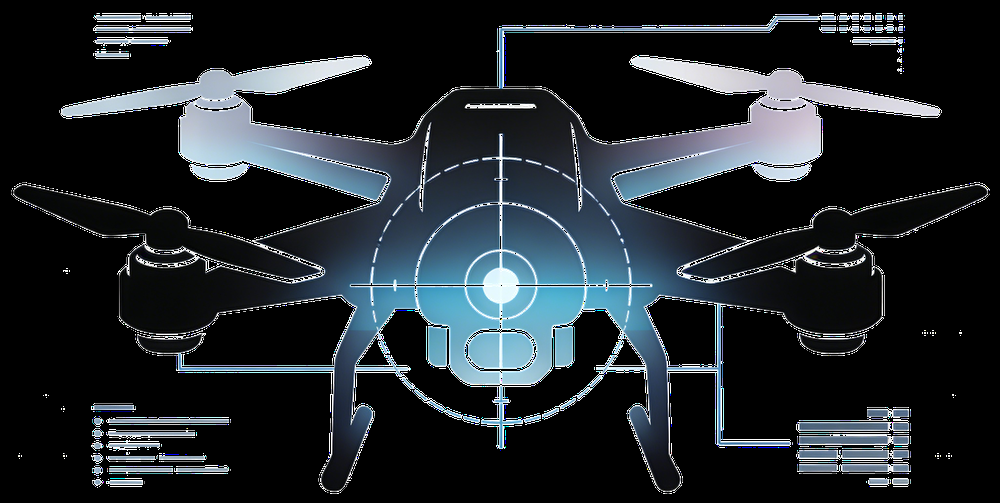
#> input picture frontend/src/assets/images/tubiao.png, 1000 x 503 px, shrunk from 2048 x 1031 before the run, found by its file name
$ python remove_bg_tool.py
#> lines starting #> are read from the running program, lines starting #| are printed output that depends on the picture
import cv2
import numpy as np
import os

def remove_background(input_path):
    print(f"Processing: {input_path}")

    # Read image
    img = cv2.imread(input_path)
#> img is the input picture: shape (503, 1000, 3); mean B, G, R 45.2, 40.4, 34.2
    if img is None:
        print(f"Error: Could not read image at {input_path}")
        return

    # Convert to RGBA (add alpha channel)
    img_rgba = cv2.cvtColor(img, cv2.COLOR_BGR2BGRA)

    # Convert to grayscale for thresholding
    gray = cv2.cvtColor(img, cv2.COLOR_BGR2GRAY)
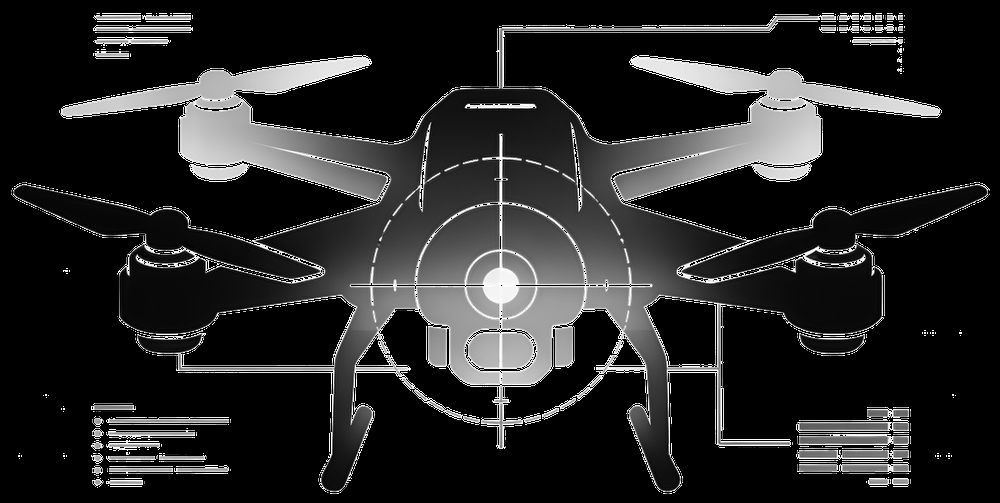
#> gray: shape (503, 1000); min 0, max 255, mean 39.1

    # Threshold to find white background (adjust 240 as needed)
    # Pixels > 240 are considered white background
    _, mask = cv2.threshold(gray, 240, 255, cv2.THRESH_BINARY)
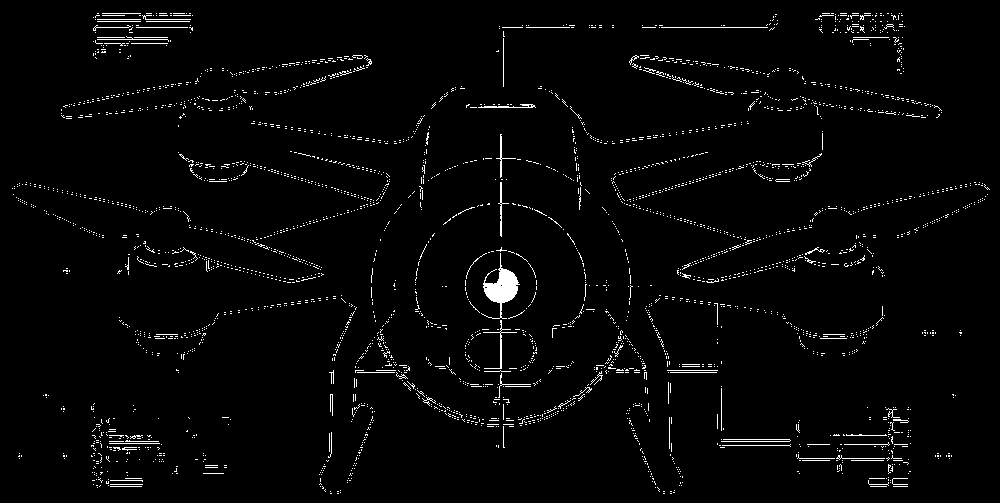
#> mask: shape (503, 1000); 2.5% white in thin lines or dots

    # Invert mask: background becomes 0, foreground becomes 255
    mask_inv = cv2.bitwise_not(mask)
#> mask_inv: shape (503, 1000); 97.5% white; black in thin lines or dots

    # Use the inverted mask as the alpha channel
    # But wait, this is simple thresholding. Let's refine it.
    # Often logos have anti-aliasing.

    # Alternative approach: make white transparent
    # Define white range
    lower_white = np.array([230, 230, 230, 255])
    upper_white = np.array([255, 255, 255, 255])

    # Create mask for white pixels
    # We need to work on BGRA image directly or mask on BGR

    # Let's use the gray mask approach, it's robust for simple logos on white.
    # Set alpha channel: 0 for white background, 255 for foreground

    # Refined mask:
    # Any pixel close to white (e.g. > 240 in all channels)
    # B > 240 and G > 240 and R > 240

    b, g, r, a = cv2.split(img_rgba)
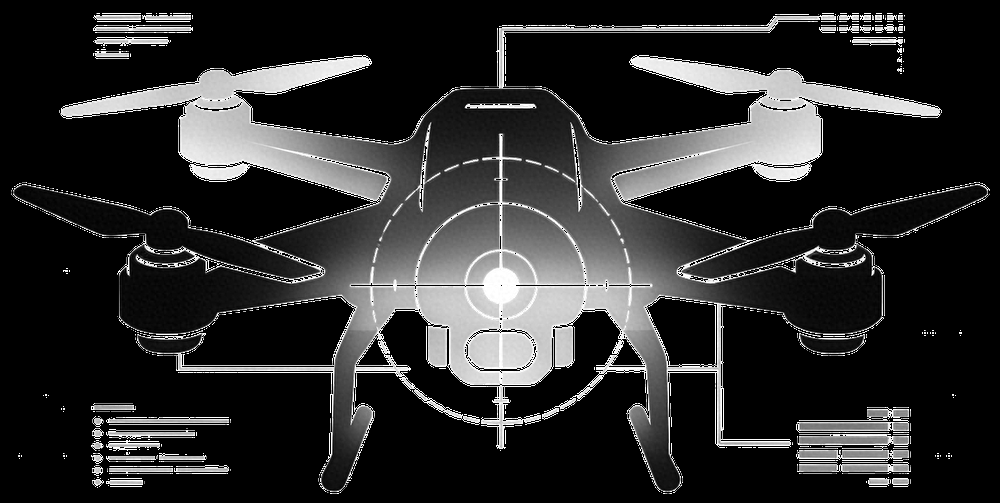
#> b: shape (503, 1000); min 0, max 255, mean 45.2
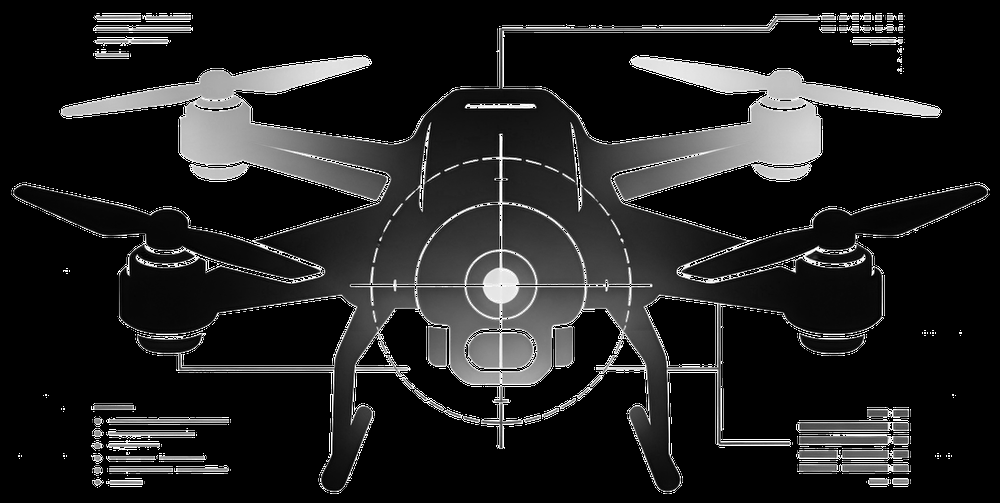
#> r: shape (503, 1000); min 0, max 255, mean 34.2
#> a: shape (503, 1000); every value is 255

    # Create a mask where pixels are white
    white_mask = (b > 240) & (g > 240) & (r > 240)
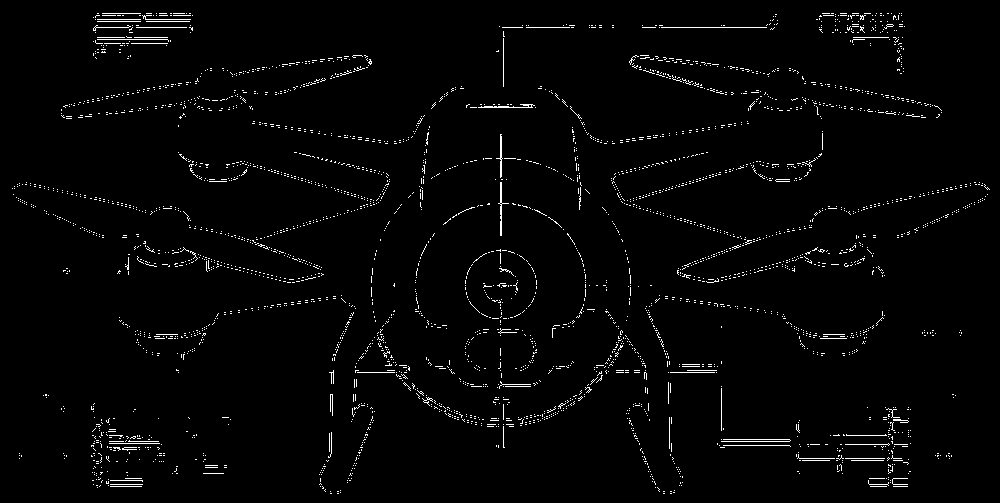
#> white_mask: shape (503, 1000) bool; 2.1% white in thin lines or dots

    # Set alpha to 0 where mask is True
    a[white_mask] = 0
#> a: shape (503, 1000); 97.9% white; black in thin lines or dots

    # Merge back
    img_rgba = cv2.merge((b, g, r, a))

    # Save back to same path
    cv2.imwrite(input_path, img_rgba)
    print(f"Successfully saved transparent image to {input_path}")

if __name__ == "__main__":
    # Path provided by user
    target_path = r"c:\Users\westone\Desktop\YOLOsystem\frontend\src\assets\images\tubiao.png"
    remove_background(target_path)
